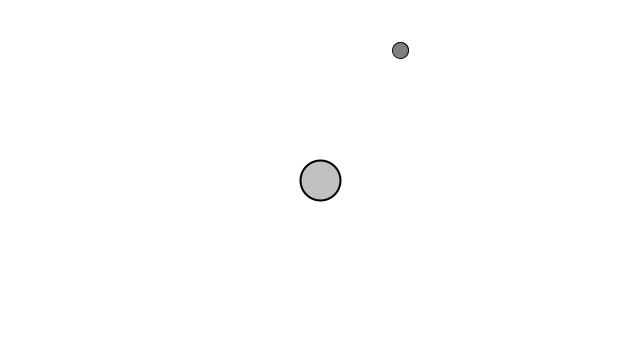
Frame 1 (no input)
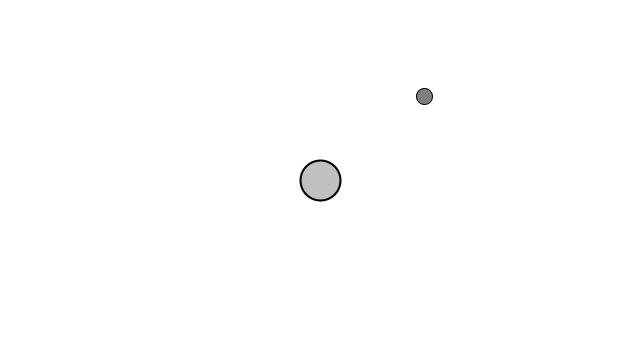
Frame 60 (the mouse pressed at the canvas centre just before this capture)
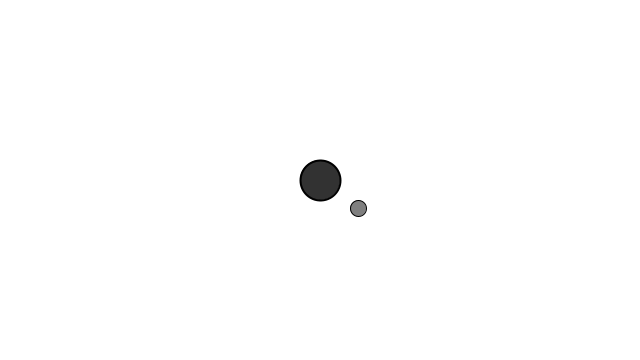
Frame 120 (the mouse held since frame 60 and released just before this capture)

The Processing sketch that drew these frames (run headless with seeded random() and noise(); from frame 60 on, the mouse is pressed at the canvas centre):

// Processing sketch: gravitational_attraction
// ── gravitational_attraction.pde
Attractor a;
Mover m;
PVector dir;
PVector d;
final float G=1;
void setup() {
  size(640, 360);
   a = new Attractor(20);
   m = new Mover(1,new PVector(400,50));
}

void draw() {
  background(255);
  PVector force = a.attract(m);
  m.applyForce(force);
  m.update();
  a.drag();
  a.display();
  m.display();

}
void mousePressed() {
  a.clicked(mouseX,mouseY); 
}
void mouseReleased() {
  a.stopDragging(); 
}

// ── Attractor.pde
class Attractor {
  float mass;
  PVector pos;
  boolean dragging=false;
  PVector dragOffset;
  Attractor(float m/*, PVector p*/) {
    pos=new PVector(width/2, height/2);
    mass=m;
    dragOffset = new PVector(0,0);
  }
  void display() {
    ellipseMode(CENTER);
    strokeWeight(2);
    stroke(0);
    
    if (dragging)
      fill(50);
    else
      fill(175, 200);
      
    ellipse(pos.x, pos.y, mass*2, mass*2);
  }
  PVector attract (Mover m) {
    PVector Force=PVector.sub(pos, m.pos);
    float d=Force.mag();
    d=constrain(d, 5, 25);
    Force.normalize();
    Force.mult(G*mass*m.mass);
    Force.div(d*d);
    return Force;
  }
    void drag() {
    if (dragging) {
      pos.x = mouseX + dragOffset.x;
      pos.y = mouseY + dragOffset.y;
    }
  }
  void clicked(int x,int y){
    float d = dist(x,y,pos.x,pos.y);
    if (d < mass) {
      dragging = true;
      dragOffset.x = pos.x-x;
      dragOffset.y = pos.y-y;
    }
  }
  
  void stopDragging() {
    dragging = false;
  }
  
  
}

// ── Mover.pde
class Mover {
  float mass;
  PVector pos;
  PVector vel;
  PVector acc;
  Mover(float m, PVector p) {
    pos=p;
    mass=m;
    vel = new PVector(1, 0);
    acc = new PVector(0, 0);
  }
  void update() {
    vel.add(acc);
    pos.add(vel);
    acc.mult(0);
  }
  void applyForce(PVector force) {
    PVector temp = PVector.div(force, mass);
    acc.add(temp);
  }
  void display() {
    stroke(0);
    strokeWeight(1);
    fill(127);
    ellipse(pos.x, pos.y, 16*mass, 16*mass);
  }
  void checkEdges() {

    if (pos.x > width) {
      pos.x = 0;
    } else if (pos.x < 0) {
      pos.x = width;
    }

    if (pos.y > height) {
      vel.y *= -1;
      pos.y = height;
    }
  }

}
